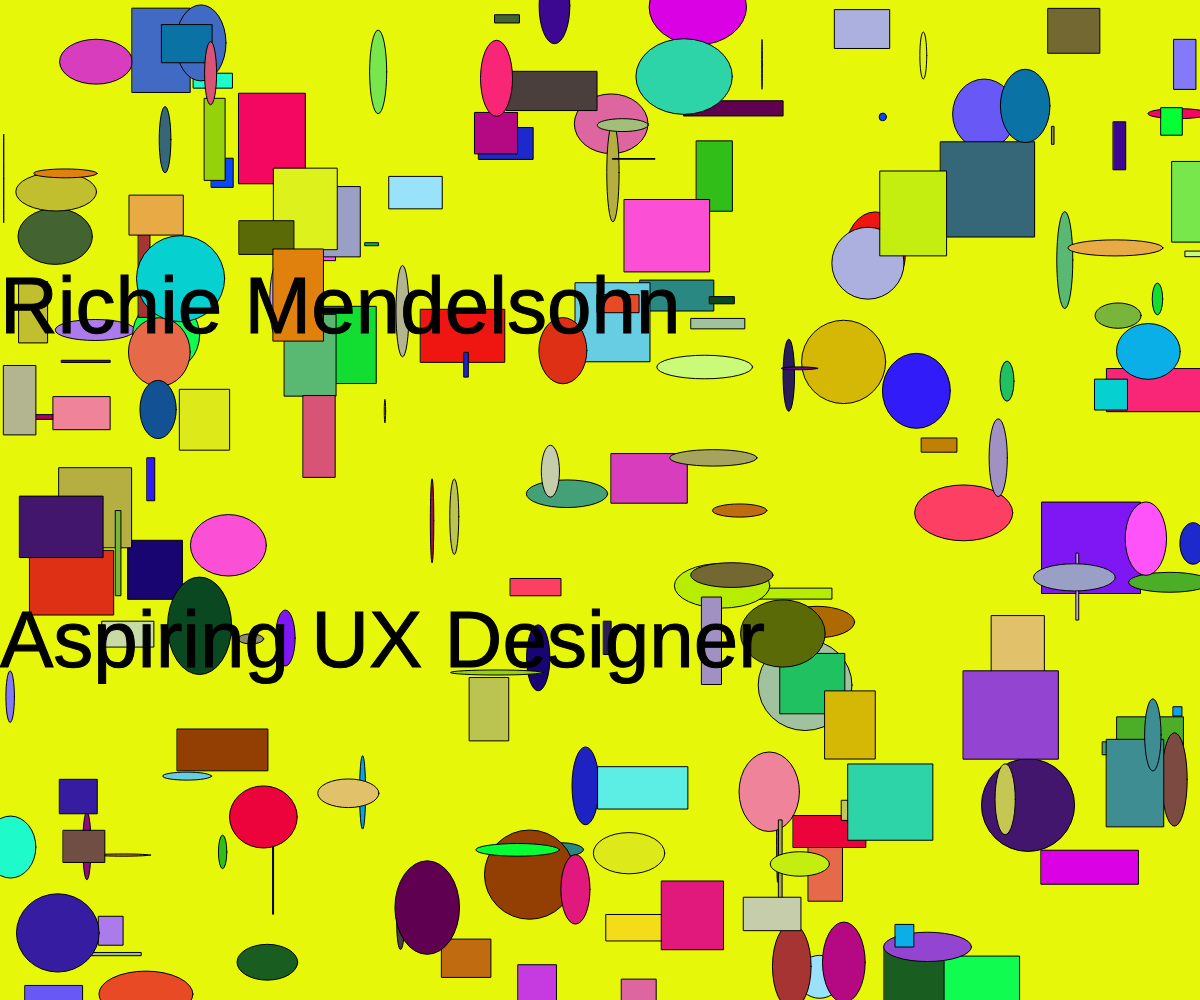
Frame 1 (no input)
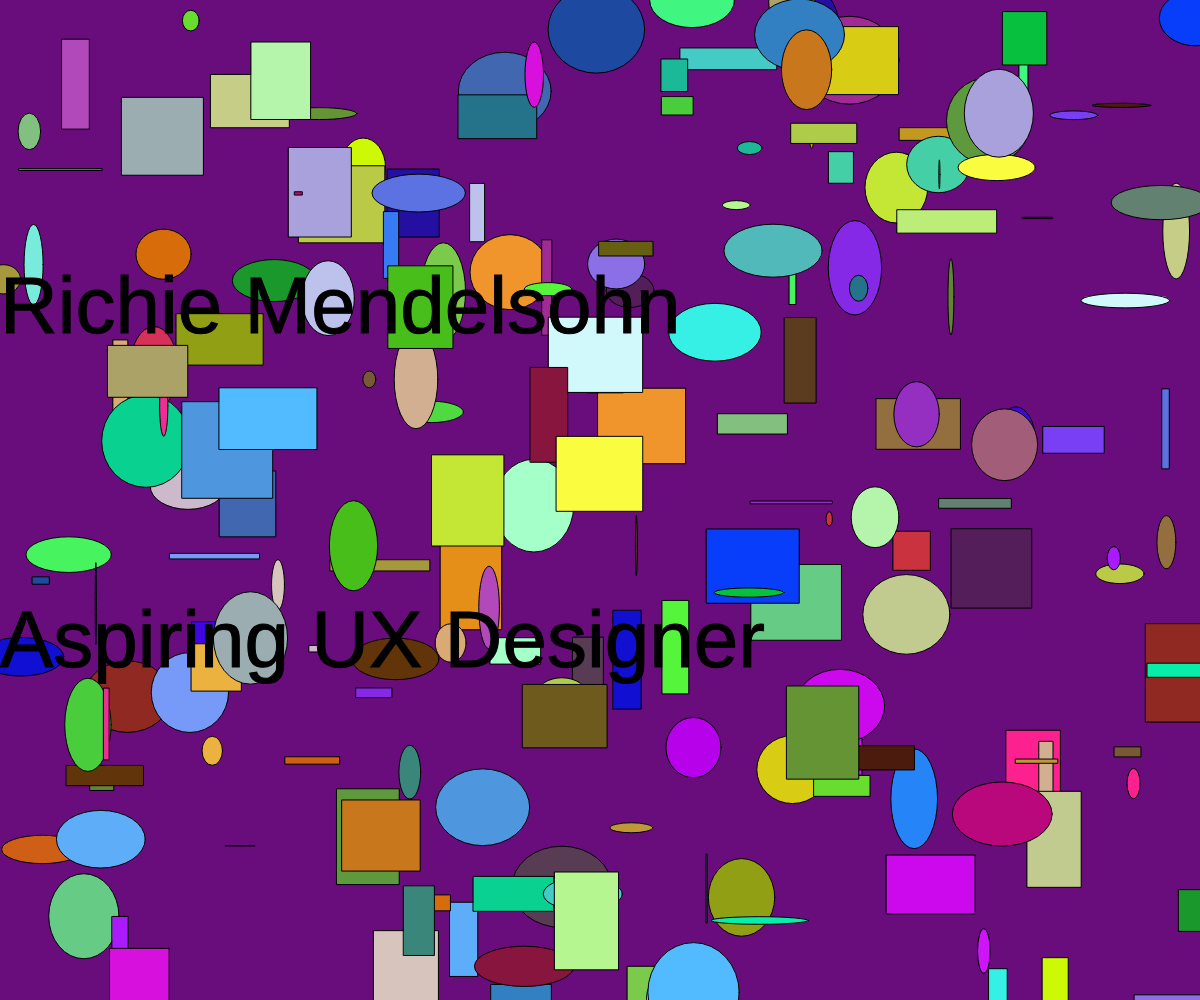
Frame 60 (no input)
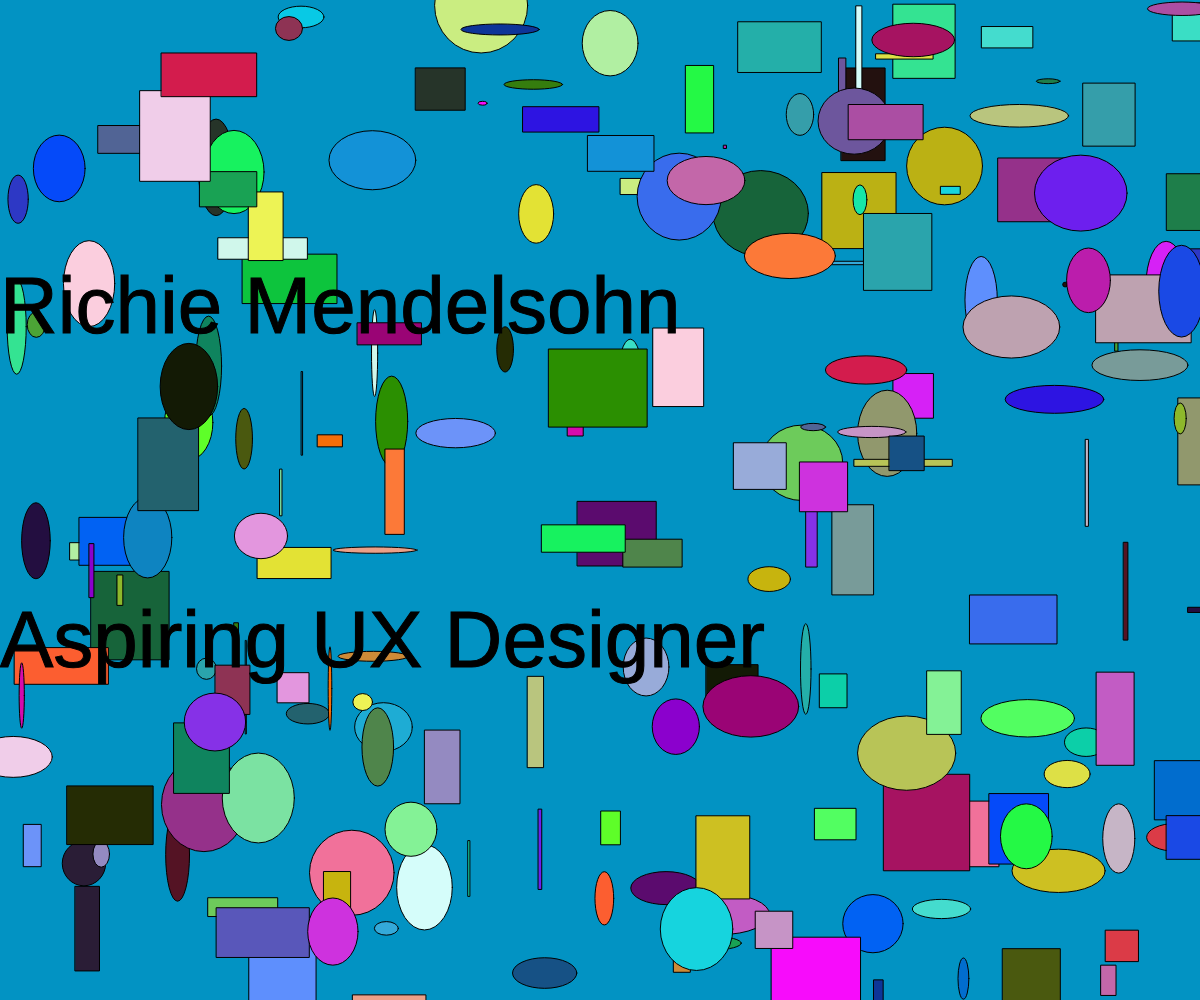
Frame 120 (the mouse pressed at the canvas centre since frame 60)

The p5.js sketch that drew these frames (run headless with seeded random() and noise() and a simulated clock; from frame 60 on, the mouse is pressed at the canvas centre):

// p5.js sketch
// ── sketch.js
// Learning Processing
// Daniel Shiffman
// http://www.learningprocessing.com

// Example 1-1: stroke and fill

/*
Basic idea here is to do lots of circles and 
squares that jsut float around

mm sounds complicated tho.  the movement stuff is
kinda hard, but would be good.

*/



function setup() {
  createCanvas(windowWidth, windowHeight);
  stroke(0);
}

function draw() {
  //rect(x,y,width,height)
  //ellipse(x,y,width,height)
  numShapes = 100;

  background(randNum(0,255),randNum(0,255),randNum(0,255));
  fill(randNum(0,255),randNum(0,255),randNum(0,255));
  //quad(20,20,40,40,20,40,40,20);
  for (i = 0; i < numShapes; i++) {
  	rect(randNum(0,windowWidth), randNum(0,windowHeight),
  		 randNum(0,100), randNum(0,100));
  	ellipse(randNum(0,windowWidth), randNum(0,windowHeight),
  		 randNum(0,100), randNum(0,100));
  	fill(randNum(0,255),randNum(0,255),randNum(0,255));
  }	


  textSize(80);
  fill(0,0,0);
  text('Richie Mendelsohn', 0, windowHeight/3);
  text('Aspiring UX Designer', 0, 2*windowHeight/3);
}


function randNum(min, max) {
	return Math.random() * (max - min) + min;
}
